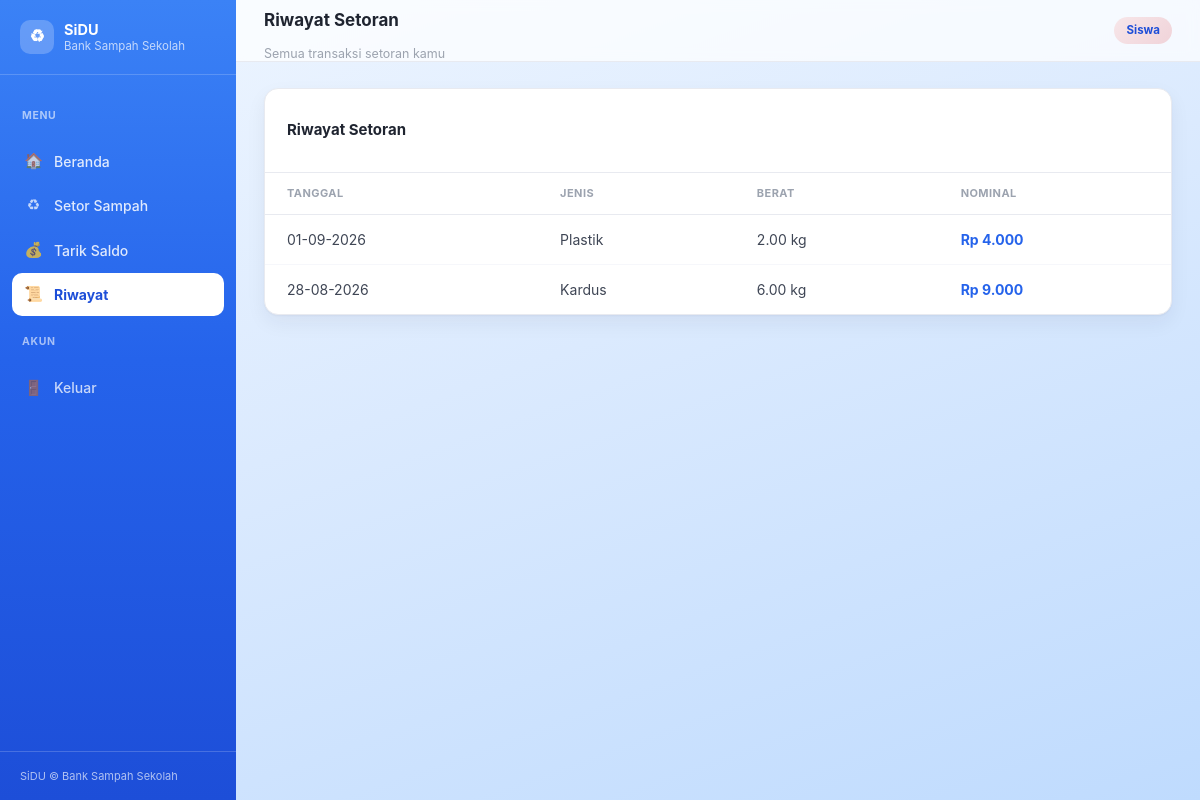
The app's page /riwayat.php (signed in) with its own data.
### tables this page shows
CREATE TABLE `transaksi` (
  `id_transaksi` int(11) NOT NULL AUTO_INCREMENT,
  `id_user` int(11) NOT NULL,
  `id_sampah` int(11) NOT NULL,
  `tanggal` date NOT NULL,
  `berat_kg` decimal(10,2) NOT NULL,
  `total_rp` decimal(12,2) NOT NULL,
  PRIMARY KEY (`id_transaksi`),
  KEY `id_user` (`id_user`),
  KEY `id_sampah` (`id_sampah`)
);

CREATE TABLE `sampah` (
  `id_sampah` int(11) NOT NULL AUTO_INCREMENT,
  `jenis_sampah` varchar(50) NOT NULL,
  `harga_per_kg` decimal(10,2) NOT NULL COMMENT 'Harga beli dari nasabah (guru/siswa)',
  `harga_jual_kg` decimal(10,2) NOT NULL DEFAULT 0 COMMENT 'Harga jual ke pengepul',
  `stok_kg` decimal(10,2) NOT NULL DEFAULT 0,
  PRIMARY KEY (`id_sampah`)
);

### riwayat.php (the view, shortened to what this page needs)
<?php
include "koneksi.php";
$id_user = $_SESSION['id_user'];
$riwayat = mysqli_query($koneksi, "
    SELECT t.tanggal, s.jenis_sampah, t.berat_kg, t.total_rp
    FROM transaksi t
    JOIN sampah s ON t.id_sampah = s.id_sampah
    WHERE t.id_user = '$id_user'
    ORDER BY t.tanggal DESC
");
?>
<!DOCTYPE html>
<html lang="id">
<head>
    <link rel="stylesheet" href="assets/css/style.css?v=3">
</head>
<body class="role-<?php echo htmlspecialchars($_SESSION['role']); ?>">
    <div class="app-shell">
        <aside class="sidebar" id="sidebar">
            <div class="sidebar-brand">
                <div class="mark">♻</div>
                <div class="txt"><strong>SiDU</strong><span>Bank Sampah Sekolah</span></div>
            </div>
            <nav class="sidebar-nav">
                <p class="sidebar-label">Menu</p>
                <a href="dashboard_nasabah.php"><span class="ic">🏠</span> Beranda</a>
                <a href="setor.php"><span class="ic">♻</span> Setor Sampah</a>
                <a href="dashboard_nasabah.php#saldo"><span class="ic">💰</span> Tarik Saldo</a>
                <a href="riwayat.php" class="active"><span class="ic">📜</span> Riwayat</a>
                <p class="sidebar-label">Akun</p>
                <a href="logout.php" class="logout"><span class="ic">🚪</span> Keluar</a>
            </nav>
            <div class="sidebar-foot">SiDU © Bank Sampah Sekolah</div>
        </aside>
        <div class="main">
            <div class="topbar">
                <div style="display:flex;align-items:center;gap:12px;">
                    <div>
                        <h1>Riwayat Setoran</h1>
                        <div class="sub">Semua transaksi setoran kamu</div>
                    </div>
                </div>
                <span class="role-tag"><?php echo ucfirst($_SESSION['role']); ?></span>
            </div>
            <div class="page">
                <div class="card">
                    <div class="card-head"><h2>Riwayat Setoran</h2></div>
                    <div class="table-wrapper">
                        <table>
                            <thead>
                                <tr>
                                    <th>Tanggal</th>
                                    <th>Jenis</th>
                                    <th>Berat</th>
                                    <th>Nominal</th>
                                </tr>
                            </thead>
                            <tbody>
                                <?php while ($row = mysqli_fetch_array($riwayat)) { ?>
                                    <tr>
                                        <td><?php echo date("d-m-Y", strtotime($row['tanggal'])); ?></td>
                                        <td><?php echo $row['jenis_sampah']; ?></td>
                                        <td><?php echo $row['berat_kg']; ?> kg</td>
                                        <td style="font-weight:700;color:var(--pink-600);">Rp <?php echo number_format($row['total_rp'], 0, ',', '.'); ?></td>
                                    </tr>
                                <?php } ?>
                            </tbody>
                        </table>
                    </div>
                </div>
            </div>
        </div>
    </div>
</body>
</html>

### records on screen
transaksi: tanggal "01-09-2026", id_sampah.jenis_sampah "Plastik", berat_kg "2.00", total_rp "4.000"
transaksi: tanggal "28-08-2026", id_sampah.jenis_sampah "Kardus", berat_kg "6.00", total_rp "9.000"

### other values on screen
$_SESSION['role'] "Siswa"
